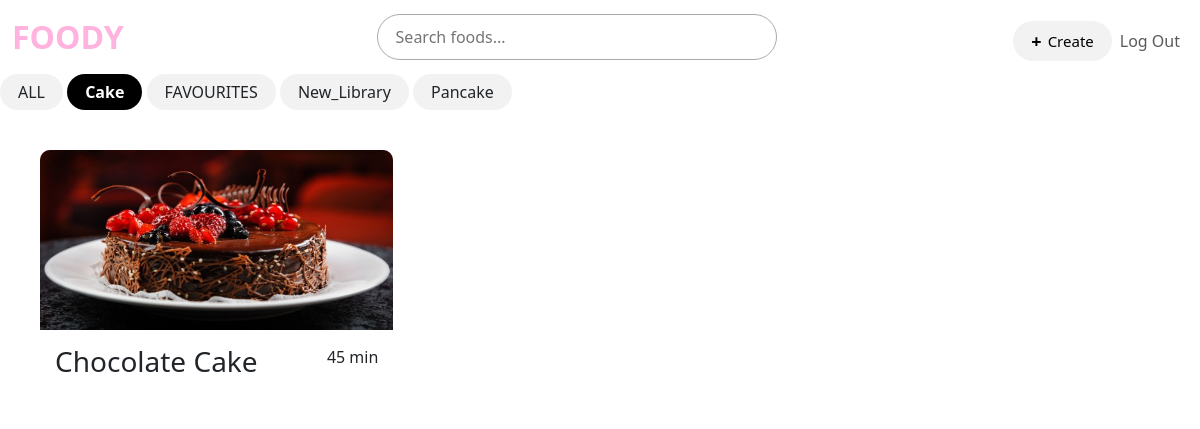
Page /?library=Cake (signed in) on the committed database.
### tables this page shows
CREATE TABLE library (user_id INTEGER NOT NULL, food_id INTEGER NOT NULL, library TEXT NOT NULL, FOREIGN KEY (user_id) REFERENCES users(id), FOREIGN KEY (food_id) REFERENCES ownFood(foodid));

CREATE TABLE ownFood (foodid INTEGER PRIMARY KEY AUTOINCREMENT NOT NULL, TITLE TEXT NOT NULL, DESCRIPTION TEXT NOT NULL,RECIPE TEXT NOT NULL, PROCEDURE TEXT NOT NULL, DURATIONS INTEGER NOT NULL, IMAGE TEXT, user_id INTEGER);

### app.py (the view)
@app.route("/")
@login_required
def index():
    libraries = []
    lib = db.execute("SELECT library FROM library WHERE user_id = (?) GROUP BY library", session["user_id"])
    for dic in lib:
        libraries.append(dic["library"])
    selected_library = request.args.get("library")
    search = request.args.get("search")
    if selected_library:
        list_of_foods = db.execute("SELECT * FROM ownFood WHERE foodid IN (SELECT food_id FROM library WHERE user_id = (?) AND library = (?)) ORDER BY TITLE", session["user_id"], selected_library)
        if not list_of_foods or selected_library == "ALL":
            list_of_foods = db.execute("SELECT * FROM ownFood ORDER BY TITLE")
    elif search:
        list_of_foods = db.execute("SELECT * FROM ownFood WHERE TITLE LIKE (?) ORDER BY TITLE", search)
        selected_library = "ALL"
    else:
        list_of_foods = db.execute("SELECT * FROM ownFood ORDER BY TITLE")
        selected_library = "ALL"
    return render_template("homepage.html", list_of_foods=list_of_foods, libraries=libraries, selected_library=selected_library)

### app.py (called while the page is built)
def login_required(f):
    @wraps(f)
    def decorated_function(*args, **kwargs):
        if session.get("user_id") is None:
            return redirect("/login")
        return f(*args, **kwargs)
    return decorated_function

@app.after_request
def after_request(response):
    response.headers["Cache-Control"] = "no-cache, no-store, must-revalidate"
    response.headers["Expires"] = 0
    response.headers["Pragma"] = "no-cache"
    return response

### templates/homepage.html (shortened to what this page needs)
{% extends "layout.html" %}
{% block main %}
    <div class="create-btn {% if library == selected_library %} active-lib {% endif %}"
         onclick="window.location.href='/?library=ALL'">
          ALL
    </div>
    {% for library in libraries %}
    <div class="create-btn {% if library == selected_library %} active-lib {% endif %}"
         onclick="window.location.href='/?library={{ library }}'">
        {{ library }}
    </div>
{% endfor %}
    <div class="food-grid">
        {% for food in list_of_foods %}
                <div class="food-card" onclick="window.location.href='/food?food_id={{ food.foodid }}'">
                    <div class="thumbnail">
                        {% if food.IMAGE %}
                            <img src="{{ url_for('static', filename='uploads/' + food.IMAGE) }}" alt="{{ food.TITLE }}">
                        {% endif %}
                    </div>
                    <div class="food-info">
                        <h3>{{ food.TITLE }}</h3>
                        <p>{{ food.DURATIONS }} min</p>
                    </div>
                </div>
        {% endfor %}
    </div>
{% endblock %}

### static/styles.css (style rules this page uses)
.create-btn { display: inline-flex; align-items: center; justify-content: center; background-color: #f2f2f2; padding: 6px 18px; border-radius: 25px; cursor: pointer; }
.active-lib { background: black; color: white; font-weight: bold; }
body { margin: 0; font-family: Arial, sans-serif; background: #F3C6DD; color: #1E1E1E; }
.food-grid { display: grid; grid-template-columns: repeat(3, 1fr); gap: 30px; padding: 0 40px 60px; margin-top: 40px; }
.food-card { background: white; border-radius: 10px; cursor: pointer; transition: 0.2s; }
.thumbnail img { width: 100%; height: 100%; border-radius: 10px 10px 0 0; }
.thumbnail { height: 180px; background: #C46C64; border-radius: 10px 10px 0 0; }
.food-info { padding: 15px; display: flex; justify-content: space-between; }

### rows in the picture
library: library "Cake"
library: library "New_Library"
library: library "Pancake"
ownFood: IMAGE (picture), TITLE "Chocolate Cake", DURATIONS "45"

### other values in the picture
{{ library }} "FAVOURITES"
